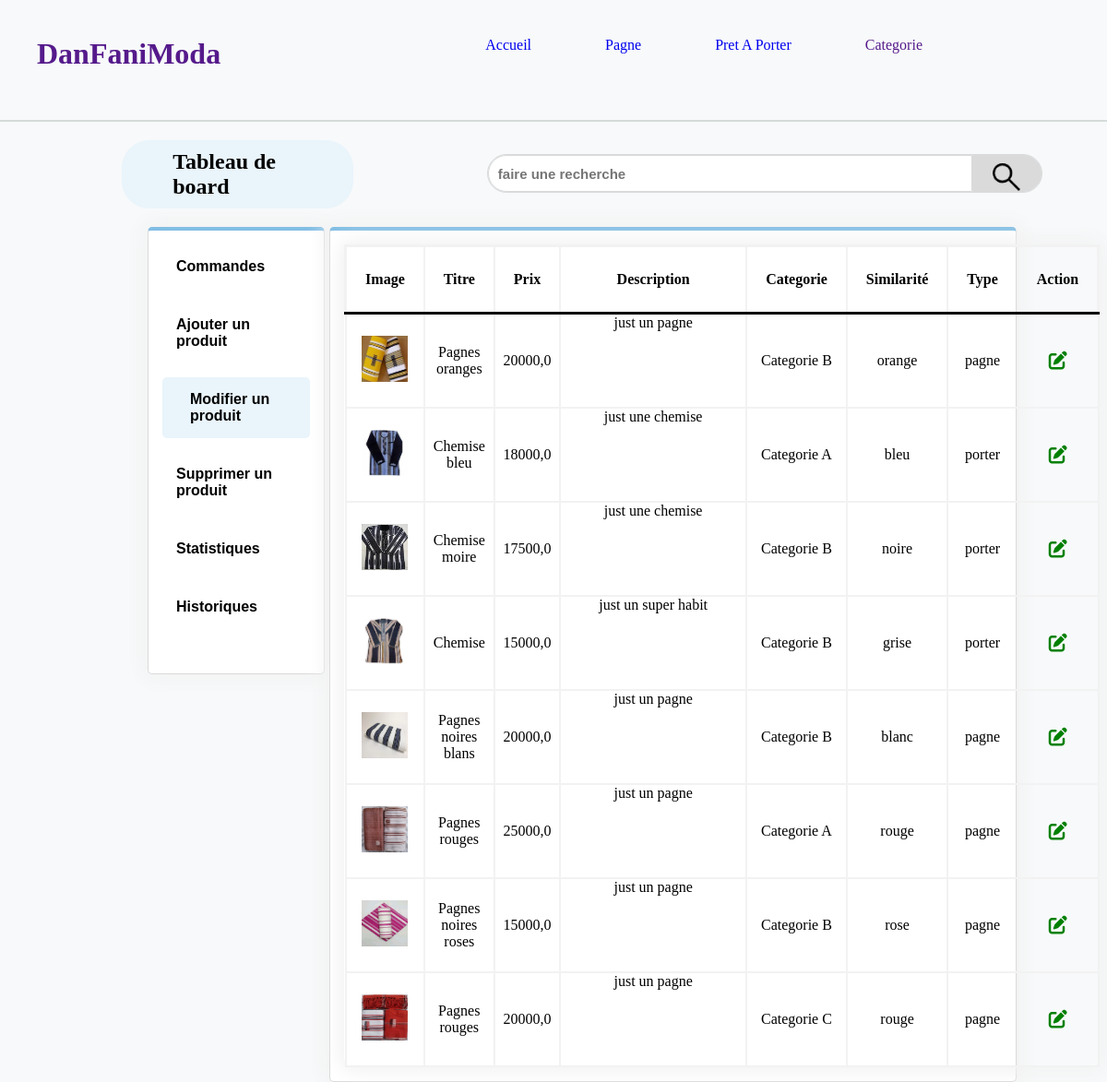
The page /administration/modifier on the database its author committed.
### shop/models.py (models this page shows, shortened)
class Produit(models.Model):
    titre=models.CharField(max_length=500)
    prix=models.FloatField()
    description=models.TextField()
    categorie=models.ForeignKey(Categorie,on_delete=models.CASCADE)
    image=models.ImageField(upload_to="static/images",blank=True)
    similaire=models.CharField(default="blanc",max_length=128)
    type=models.CharField(default="pagne",max_length=128)
    date_ajout=models.DateTimeField(auto_now=True)
    class Meta:
        ordering=['-date_ajout']

class Categorie(models.Model):
    name=models.CharField(max_length=500)
    date_ajout=models.DateTimeField(auto_now=True)
    class Meta:
        ordering=['-date_ajout']
    def __str__(self):
        return f"{self.name}"

### shop/views.py (the view)
# urls.py: path('administration/modifier',views.modifier,name='modifier'),
def modifier(request):
	mesProduit=Produit.objects.all()
	item=request.GET.get("items-name")
	if item!= ' ' and item is not None:
		try:
			item=int(item)
			mesProduit=Produit.objects.filter(prix__icontains=item)
		except ValueError:
			mesProduit=Produit.objects.filter(titre__icontains=item)
	return render(request,'posts/modifierProduit.html',{'mesProduit':mesProduit})

### shop/templates/posts/modifierProduit.html
{% extends 'posts/tableau.html' %}{% load static %}{% block contenu %}
<div>
    <table class="table_border">
        <thead>
            <tr>
                <th>Image</th>
                <th>Titre</th>
                <th>Prix</th>
                <th>Description</th>
                <th>Categorie</th>
                <th>Similarité</th>
                <th>Type</th>
                <th>Action</th>
            </tr>
        </thead>
        <tbody>
            {% for item in mesProduit %}
            <tr>
                <td class="img"><img src="/{{ item.image }}" alt="" style="height: 50px; width: 50px;"></td>
                <td class="itempro">{{ item.titre }}</td>
                <td class="itemquan">{{ item.prix }}</td>
                <td class="item">
                    <p style="overflow: auto; width: 200px; height: 100px;">{{ item.description }}</p>
                </td>
                <td class="itemdate">{{ item.categorie }}</td>
                <td class="itemdate">{{ item.similaire }}</td>
                <td class="itemdate">{{ item.type }}</td>
                {% if request.path == '/administration/modifier' %}
                <td class="itemdate"><a href="{% url 'modifier_Produit' item.id %}"><i class="fas fa-edit" style="color: green;font-size: 20px;"></i></a></td>
                {% else %}
                <td class="itemdate"><a href="{% url 'supprimer_produit' item.id %}"><i class="fas fa-trash-alt" style="color: red;font-size: 20px;"></i></a></td>
                {% endif %}
            </tr>
            {% endfor %}
        </tbody>
    </table>
    {% endblock %}

### rows shown on the page
Produit: image (picture), titre "Pagnes oranges", prix "20000,0", description "just un pagne", categorie "Categorie B", similaire "orange", type "pagne"
Produit: image (picture), titre "Chemise bleu", prix "18000,0", description "just une chemise", categorie "Categorie A", similaire "bleu", type "porter"
Produit: image (picture), titre "Chemise moire", prix "17500,0", description "just une chemise", categorie "Categorie B", similaire "noire", type "porter"
Produit: image (picture), titre "Chemise", prix "15000,0", description "just un super habit", categorie "Categorie B", similaire "grise", type "porter"
Produit: image (picture), titre "Pagnes noires blans", prix "20000,0", description "just un pagne", categorie "Categorie B", similaire "blanc", type "pagne"
Produit: image (picture), titre "Pagnes rouges", prix "25000,0", description "just un pagne", categorie "Categorie A", similaire "rouge", type "pagne"
Produit: image (picture), titre "Pagnes noires roses", prix "15000,0", description "just un pagne", categorie "Categorie B", similaire "rose", type "pagne"
Produit: image (picture), titre "Pagnes rouges", prix "20000,0", description "just un pagne", categorie "Categorie C", similaire "rouge", type "pagne"
